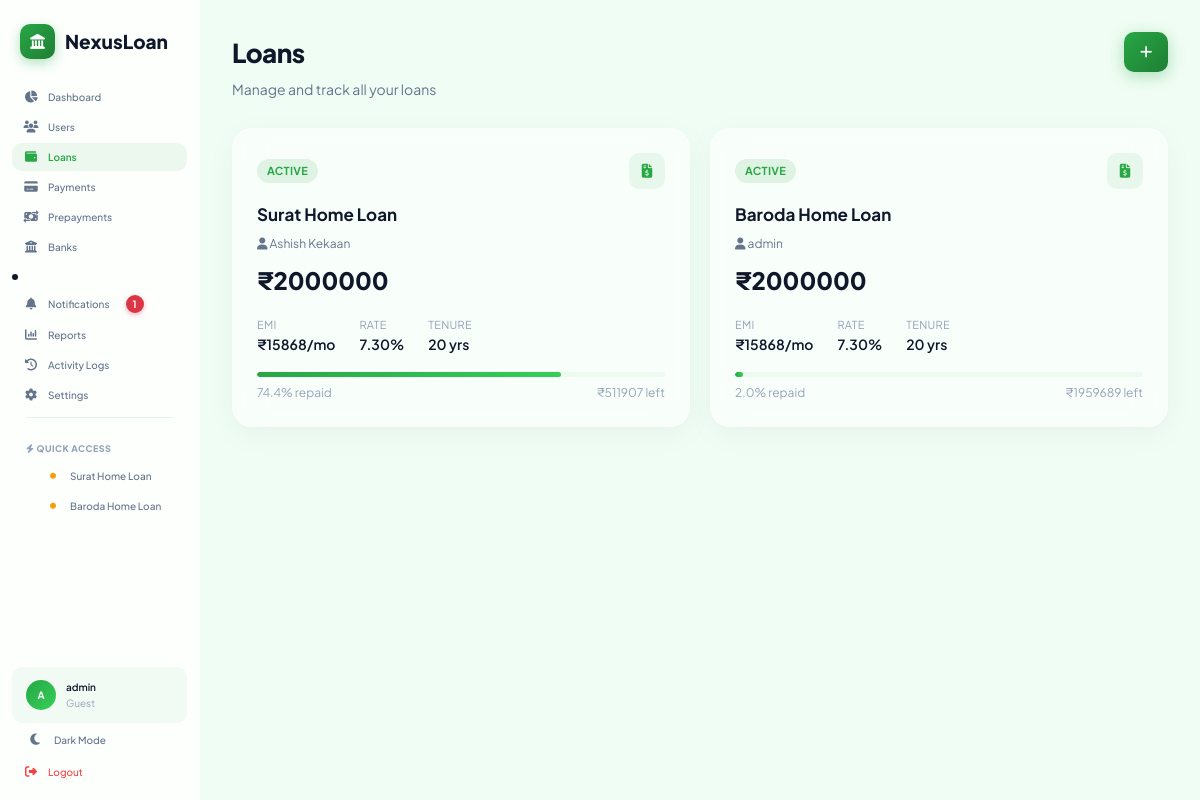
Page /loans/ (signed in) on the committed database.
### loans/models.py (models this page shows, shortened)
class Loan(models.Model):
    STATUS_CHOICES = [
        ("active", "Active"),
        ("closed", "Closed"),
        ("default", "Default"),
    ]
    LOAN_TYPE_CHOICES = [
        ("home", "Home Loan"),
        ("car", "Car Loan"),
        ("education", "Education Loan"),
        ("personal", "Personal Loan"),
        ("business", "Business Loan"),
        ("gold", "Gold Loan"),
        ("other", "Other"),
    ]
    EMI_FREQUENCY_CHOICES = [
        ("monthly", "Monthly"),
        ("quarterly", "Quarterly"),
        ("half_yearly", "Half Yearly"),
        ("yearly", "Yearly"),
    ]
    user = models.ForeignKey(
        settings.AUTH_USER_MODEL, on_delete=models.CASCADE, related_name="loans"
    )
    loan_name = models.CharField(max_length=200)
    loan_type = models.CharField(
        max_length=20, choices=LOAN_TYPE_CHOICES, default="home"
    )
    amount = models.DecimalField(max_digits=15, decimal_places=2)
    interest_rate = models.DecimalField(max_digits=5, decimal_places=2)
    tenure_years = models.PositiveIntegerField()
    emi = models.DecimalField(max_digits=15, decimal_places=2)
    start_date = models.DateField()
    first_emi_date = models.DateField(
        null=True,
        blank=True,
        help_text="Date on which first EMI will be deducted.",
    )
    emi_frequency = models.CharField(
        max_length=20, choices=EMI_FREQUENCY_CHOICES, default="monthly"
    )
    auto_debit = models.BooleanField(
        default=True, help_text="Automatically deduct EMI on due date."
    )
    status = models.CharField(max_length=20, choices=STATUS_CHOICES, default="active")
    closed_date = models.DateField(null=True, blank=True)
    remaining_balance = models.DecimalField(max_digits=15, decimal_places=2, default=0)
    total_interest_paid = models.DecimalField(
        max_digits=15, decimal_places=2, default=0
    )
    is_public = models.BooleanField(
        default=False, help_text="Make visible to lenders for investment"
    )
    funded_amount = models.DecimalField(max_digits=15, decimal_places=2, default=0)
    created_at = models.DateTimeField(auto_now_add=True)
    updated_at = models.DateTimeField(auto_now=True)
    class Meta:
        ordering = ["-created_at"]
        verbose_name = "Loan"
        verbose_name_plural = "Loans"
    @property
    def progress_percent(self):
        if self.amount <= 0:
            return 0
        paid = float(self.amount - self.remaining_balance)
        return round(min(paid / float(self.amount) * 100, 100), 1)

### accounts/models.py (models this page shows, shortened)
class Profile(models.Model):
    ROLE_CHOICES = [("guest", "Guest"), ("borrower", "Borrower"), ("lender", "Lender")]
    user = models.OneToOneField(
        settings.AUTH_USER_MODEL, on_delete=models.CASCADE, related_name="profile"
    )
    role = models.CharField(max_length=20, choices=ROLE_CHOICES, default="guest")
    phone = models.CharField(max_length=15, blank=True, null=True)
    available_funds = models.DecimalField(max_digits=15, decimal_places=2, default=0)
    kyc_verified = models.BooleanField(default=False)
    pan_number = models.CharField(max_length=10, blank=True, null=True)
    credit_score = models.PositiveIntegerField(
        default=750, help_text="CIBIL score approximation"
    )
    annual_income = models.DecimalField(max_digits=15, decimal_places=2, default=0)
    created_at = models.DateTimeField(auto_now_add=True)

### loans/views.py (the view)
# urls.py: path("loans/", LoanListView.as_view(), name="loan_list"),
class LoanListView(LoginRequiredMixin, ListView):
    model = Loan
    template_name = "loans/loan_list.html"
    context_object_name = "loans"
    paginate_by = 12
    def get_queryset(self):
        queryset = Loan.objects.select_related("user").order_by("-created_at")
        if self.request.user.is_staff:
            return queryset
        return queryset.filter(user=self.request.user)

### loan_manager/context_processors.py (called while the page is built, shortened)
def loan_notifications(request):
    if not request.user.is_authenticated:
        return {
            "header_notifications": [],
            "header_unread_notifications": 0,
        }
    if request.user.is_staff:
        notifications = Notification.objects.select_related("loan", "user").order_by(
            "-created_at"
        )[:5]
        unread_count = Notification.objects.filter(is_read=False).count()
    return {
        "header_notifications": notifications,
        "header_unread_notifications": unread_count,
        "is_admin": request.user.is_staff,
    }

### templates/loans/loan_list.html (shortened to what this page needs)
{% extends 'app_layout.html' %}
{% load static %}
{% block app_content %}
<div class="page-header">
    <div>
        <h1 class="page-title">{% if not request.user.is_staff %}My Loans{% else %}Loans{% endif %}</h1>
        <p class="page-subtitle">Manage and track all your loans</p>
    </div>
    <a href="{% url 'create_loan' %}" class="btn btn-primary" title="Create Loan" style="width: 40px; height: 40px;">
        <i class="fas fa-plus"></i>
    </a>
</div>
{% if loans %}
    <div class="loans-grid">
        {% for loan in loans %}
        <a href="{% url 'loan_detail' loan.pk %}" class="loan-card glass-card">
            <div class="loan-card-header">
                <span class="loan-status-badge badge-{{ loan.status }}">{{ loan.status|title }}</span>
                <span class="loan-type"><i class="fas fa-file-invoice-dollar"></i></span>
            </div>
            <h3 class="loan-card-title">{{ loan.loan_name }}</h3>
            {% if request.user.is_staff %}
                <div style="font-size:12px;color:var(--text-secondary);margin-bottom:8px;">
                    <i class="fas fa-user"></i>
                    {{ loan.user.get_full_name|default:loan.user.username }}
                </div>
            {% endif %}
            <div class="loan-card-amount">₹{{ loan.amount|floatformat:0 }}</div>
            <div class="loan-card-meta">
                <div>
                    <span class="lcm-label">EMI</span>
                    <span class="lcm-value">₹{{ loan.emi|floatformat:0 }}/mo</span>
                </div>
                <div>
                    <span class="lcm-label">Rate</span>
                    <span class="lcm-value">{{ loan.interest_rate }}%</span>
                </div>
                <div>
                    <span class="lcm-label">Tenure</span>
                    <span class="lcm-value">{{ loan.tenure_years }} yrs</span>
                </div>
            </div>
            <div class="loan-progress-section">
                <div class="loan-progress-bar">
                    <div class="loan-progress-fill" style="width: {{ loan.progress_percent }}%"></div>
                </div>
                <div class="loan-progress-info">
                    <span>{{ loan.progress_percent }}% repaid</span>
                    <span>₹{{ loan.remaining_balance|floatformat:0 }} left</span>
                </div>
            </div>
        </a>
        {% endfor %}
    </div>
{% endif %}
{% endblock %}

### templates/app_layout.html (shortened to what this page needs)
{% extends 'base.html' %}
{% load static %}
{% block content %}
<div class="app-layout">
    <aside class="sidebar" id="sidebar">
        <div class="sidebar-header">
            <a href="{% url 'dashboard' %}" class="sidebar-logo">
                <div class="logo-icon">
                    <i class="fas fa-landmark"></i>
                </div>
                <span class="logo-text">NexusLoan</span>
            </a>
        </div>
        <nav class="sidebar-nav">
            <a href="{% url 'dashboard' %}" class="nav-item {% if request.resolver_match.url_name == 'dashboard' %}active{% endif %}">
                <i class="fas fa-chart-pie"></i>
                <span>Dashboard</span>
            </a>
            {% if not request.user.is_staff %}
                <a href="{% url 'loan_list' %}" class="nav-item {% if request.resolver_match.url_name == 'loan_list' %}active{% endif %}">
                    <i class="fas fa-wallet"></i>
                    <span>My Loans</span>
                </a>
                <a href="{% url 'payment_dashboard' %}" class="nav-item {% if request.resolver_match.url_name == 'payment_dashboard' %}active{% endif %}">
                    <i class="fas fa-credit-card"></i>
                    <span>Payments</span>
                </a>
                <a href="{% url 'prepayment_dashboard' %}" class="nav-item {% if request.resolver_match.url_name == 'prepayment_dashboard' %}active{% endif %}">
                    <i class="fas fa-money-bill-transfer"></i>
                    <span>Prepayments</span>
                </a>
                <a href="{% url 'documents_dashboard' %}" class="nav-item {% if request.resolver_match.url_name == 'documents_dashboard' %}active{% endif %}">
                    <i class="fas fa-folder-open"></i>
                    <span>Documents</span>
                </a>
                <li>
                    <a href="{% url 'notifications_dashboard' %}" class="nav-item {% if request.resolver_match.url_name == 'notifications_dashboard' %}active{% endif %}">
                        <i class="fas fa-bell"></i>
                        <span>Notifications</span>
                        {% if header_unread_notifications > 0 %}
                            <span class="notification-badge">{{ header_unread_notifications }}</span>
                        {% endif %}
                    </a>
                </li>
                <a href="{% url 'support_dashboard' %}" class="nav-item {% if request.resolver_match.url_name == 'support_dashboard' %}active{% endif %}">
                    <i class="fas fa-headset"></i>
                    <span>Support</span>
                </a>
                <a href="{% url 'settings_dashboard' %}" class="nav-item {% if request.resolver_match.url_name == 'settings_dashboard' %}active{% endif %}">
                    <i class="fas fa-gear"></i>
                    <span>Settings</span>
                </a>
            {% else %}
                <a href="{% url 'admin_users' %}" class="nav-item {% if request.resolver_match.url_name == 'admin_users' %}active{% endif %}">
                    <i class="fas fa-users"></i>
                    <span>Users</span>
                </a>
                <a href="{% url 'loan_list' %}" class="nav-item {% if request.resolver_match.url_name == 'loan_list' %}active{% endif %}">
                    <i class="fas fa-wallet"></i>
                    <span>Loans</span>
                </a>
                <a href="{% url 'payment_dashboard' %}" class="nav-item {% if request.resolver_match.url_name == 'payment_dashboard' %}active{% endif %}">
                    <i class="fas fa-credit-card"></i>
                    <span>Payments</span>
                </a>
                <a href="{% url 'prepayment_dashboard' %}" class="nav-item {% if request.resolver_match.url_name == 'prepayment_dashboard' %}active{% endif %}">
                    <i class="fas fa-money-bill-transfer"></i>
                    <span>Prepayments</span>
                </a>
                <a href="{% url 'admin_banks' %}" class="nav-item {% if request.resolver_match.url_name == 'admin_banks' %}active{% endif %}">
                    <i class="fas fa-university"></i>
                    <span>Banks</span>
                </a>
                <li>
                    <a href="{% url 'notifications_dashboard' %}" class="nav-item {% if request.resolver_match.url_name == 'notifications_dashboard' %}active{% endif %}">
                        <i class="fas fa-bell"></i>
                        <span>Notifications</span>
                        {% if header_unread_notifications > 0 %}
                            <span class="notification-badge">{{ header_unread_notifications }}</span>
                        {% endif %}
                    </a>
                </li>
                <a href="{% url 'admin_reports' %}" class="nav-item {% if request.resolver_match.url_name == 'admin_reports' %}active{% endif %}">
                    <i class="fas fa-chart-column"></i>
                    <span>Reports</span>
                </a>
                <a href="{% url 'activity_logs_dashboard' %}" class="nav-item {% if request.resolver_match.url_name == 'activity_logs_dashboard' %}active{% endif %}">
                    <i class="fas fa-clock-rotate-left"></i>
                    <span>Activity Logs</span>
                </a>
                <a href="{% url 'settings_dashboard' %}" class="nav-item {% if request.resolver_match.url_name == 'settings_dashboard' %}active{% endif %}">
                    <i class="fas fa-gear"></i>
                    <span>Settings</span>
                </a>
            {% endif %}
            {% if loans %}
                <div class="nav-divider"></div>
                <span class="nav-label">
                    <i class="fas fa-bolt"></i>
                    Quick Access
                </span>
                {% for loan in loans %}
                    {% if loan.status == 'active' %}
                        <a href="{% url 'loan_detail' loan.pk %}" class="nav-item nav-sub {% if request.resolver_match.url_name == 'loan_detail' and request.resolver_match.kwargs.pk|slugify == loan.pk|slugify %}active{% endif %}">
                            <i class="fas fa-circle" style="font-size:6px; color: var(--accent);"></i>
                            <span>{{ loan.loan_name|truncatechars:18 }}</span>
                        </a>
                    {% endif %}
                {% endfor %}
            {% endif %}
        </nav>
        <div class="sidebar-footer">
            <div class="user-info">
                <div class="user-avatar">{{ request.user.first_name.0|default:request.user.username.0|upper }}</div>
                <div class="user-details">
                    <span class="user-name">{{ request.user.get_full_name|default:request.user.username }}</span>
                    <span class="user-role">
                        {% if request.user.profile %}
                            {{ request.user.profile.get_role_display }}
                        {% else %}
                            User
                        {% endif %}
                    </span>
                </div>
            </div>
            <button class="theme-toggle" id="themeToggle" aria-label="Toggle dark mode">
                <i class="fas fa-moon" id="themeIcon"></i>
                <span id="themeLabel" style="font-size: 10px;">Dark Mode</span>
            </button>
            <a href="{% url 'logout' %}" class="nav-item nav-logout">
                <i class="fas fa-sign-out-alt"></i>
                <span>Logout</span>
            </a>
        </div>
    </aside>
    <main class="main-content">
        {% block app_content %}{% endblock %}
    </main>
</div>
{% endblock %}

### templates/app_layout.html (style rules this page uses)
.notification-badge { display: inline-flex; align-items: center; justify-content: center; min-width: 18px; height: 18px; padding: 0 6px; margin-left: 8px; background: #dc3545; color: #ffffff; font-size: 10px; font-weight: 650; line-height: 1; border-radius: 50px; box-shadow: 0 2px 5px rgba(220, 53, 69, 0.35); vertical-align: middle; }

### rows in the picture
Loan: loan_name "Surat Home Loan", status "ACTIVE", user.get_full_name "Ashish Kekaan", amount "2000000", emi "15868", interest_rate "7.30", tenure_years "20", progress_percent "74.4", remaining_balance "511907"
Loan: loan_name "Baroda Home Loan", status "ACTIVE", user.get_full_name "admin", amount "2000000", emi "15868", interest_rate "7.30", tenure_years "20", progress_percent "2.0", remaining_balance "1959689"

### other values in the picture
{{ header_unread_notifications }} "1"
{{ request.user.first_name.0|default:request.user.username.0|upper }} "A"
{{ request.user.get_full_name|default:request.user.username }} "admin"
{{ request.user.profile.get_role_display }} "Guest"
